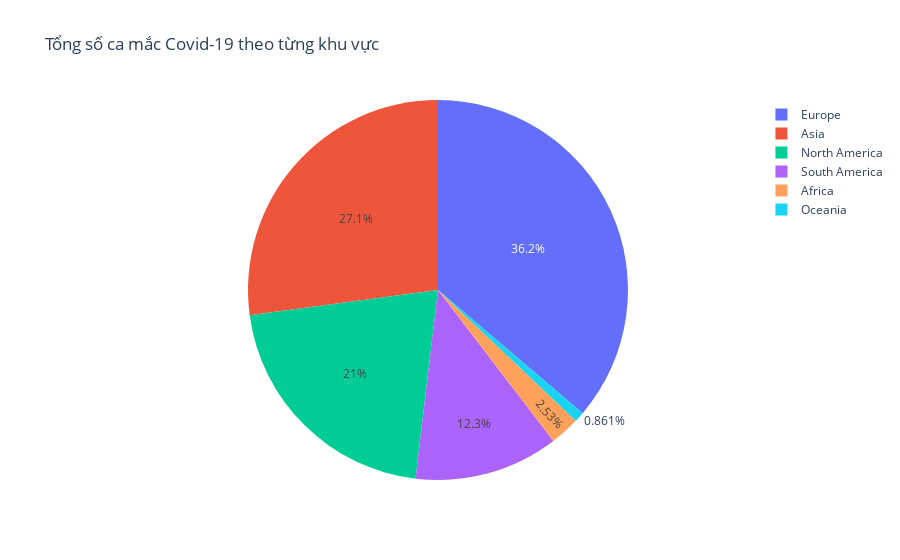

The notebook cell this image was saved under:
### Code cell
#plot_bar(covid_continent, "TotalCases", "Continent", "Tổng số ca mắc Covid-19 theo từng khu vực")
plot_pie(covid_continent,"TotalCases", "Continent", "Tổng số ca mắc Covid-19 theo từng khu vực")

### Figure 1 — Plotly figure (JSON) as saved in the notebook; plotly's stock layout.template omitted (floating-point values rounded to 4 significant figures)
{"data": [{"domain": {"x": [0, 1], "y": [0, 1]}, "hovertemplate": "Continent=%{label}<br>TotalCases=%{value}<extra></extra>", "labels": ["Africa", "Asia", "Europe", "North America", "Oceania", "South America"], "legendgroup": "", "name": "", "showlegend": true, "type": "pie", "values": [11272358, 120758420, 161250675, 93398426, 3831683, 54622339]}], "layout": {"legend": {"tracegroupgap": 0}, "title": {"text": "Tổng số ca mắc Covid-19 theo từng khu vực"}}}
